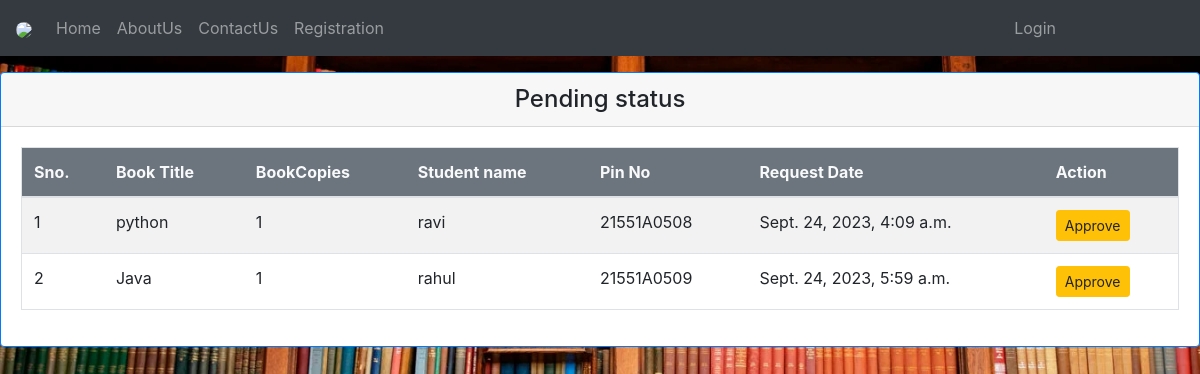
The app's page /allrequests/ with its own data.
### LibraryApp/models.py (models this page shows)
class BookRequest(models.Model):
	c=[
		('Pending','Pending'),
    	('Returned','Returned')
	]
	book = models.ForeignKey(AddBook,on_delete=models.CASCADE)
	due_date = models.DateTimeField(null=True,blank=True)
	requested_by = models.ForeignKey(settings.AUTH_USER_MODEL,on_delete=models.CASCADE,default='')
	requested_by_student = models.ForeignKey(settings.AUTH_USER_MODEL, on_delete=models.CASCADE, related_name='book_requests_made',null=True)
	return_status = models.CharField(max_length=20,choices=c,default='Pending')
	request_date = models.DateTimeField(auto_now_add=True)
	approved_date = models.DateTimeField(null=True, blank=True)
	fine_amount = models.DecimalField(max_digits=8,decimal_places=2,default=0)
	return_date = models.DateTimeField(null=True, blank=True)
	status_to_approve = models.CharField(max_length=20, choices=(
        ('Pending', 'Pending'),
        ('Approved', 'Approved'),
        ('Rejected', 'Rejected')
    ), default='Pending')

class AddBook(models.Model):
	bname = models.CharField(max_length=100,null=True,blank=True)
	authname = models.CharField(max_length=100,null=True,blank=True)
	bstatus = models.BooleanField(default=False)
	description = models.CharField(max_length=150,null=True,blank=True)
	ncopies = models.PositiveIntegerField(default=1)

class User(AbstractUser):
	c=[
	   ('0','Guest'),
	   ('1','Student'),
	   ('2','Librarian'),
	]
	role_type = models.CharField(max_length=5,choices=c,default='0')
	sid = models.CharField(max_length=15)
	has_stregister = models.BooleanField(default=False)
	has_adregister = models.BooleanField(default=False)

### LibraryApp/views.py (the view)
# urls.py: path('allrequests/',views.allrequests,name='allrequests'),
def allrequests(request):
    p = BookRequest.objects.filter(status_to_approve = 'Pending')
    return render(request,'html/allrequests.html',{'pending':p})

### templates/html/allrequests.html (shortened to what this page needs)
{% extends 'html/base.html' %}
{% load static %}
{% block content %}
<br><br><br>
<div class="card  border rounded border-primary">
    <h4 class="card-header text-center ">Pending status</h4>
    <div class="card-body">
        {% if pending %}
        <table class="table table-hover table-striped border">
          <thead class="bg-secondary text-light">
            <tr>
              <th>Sno.</th>
              <th>Book Title</th>
              <th>BookCopies</th>
              <th>Student name</th>
              <th>Pin No</th>
              <th>Request Date</th>
              <th>Action</th>
            </tr>
          </thead>
          <tbody>
            {% for book_request in pending %}
              <tr>
                <td>{{forloop.counter}}</td>
                <td>{{ book_request.book.bname }}</td>
                <td>{{book_request.book.ncopies}}</td>
                <td>{{ book_request.requested_by.username }}</td>
                <td>{{book_request.requested_by.sid}}</td>
                <td>{{ book_request.request_date }}</td>
                <td>
                    {% if book_request.book.ncopies > 0 %}
                  <button type="button" class="btn btn-warning btn-sm" data-toggle="modal" data-target="#confirmModal{{ book_request.id }}">Approve</button>
                  {% else %}
                  <button type="button" class="btn btn-danger btn-sm" data-toggle="modal" data-target="#rejectModal{{ book_request.id }}">Reject</button>
                </td>
                {% endif %}
              </tr>
            {% endfor %}
          </tbody>
        </table>
      {% else %}
        <p>No pending book requests at the moment.</p>
      {% endif %}
    </div>
</div>
{% endblock %}

### records on screen
BookRequest: book.bname "python", book.ncopies "1", requested_by.username "ravi", requested_by.sid "21551A0508", request_date "Sept. 24, 2023, 4:09 a.m."
BookRequest: book.bname "Java", book.ncopies "1", requested_by.username "rahul", requested_by.sid "21551A0509", request_date "Sept. 24, 2023, 5:59 a.m."
